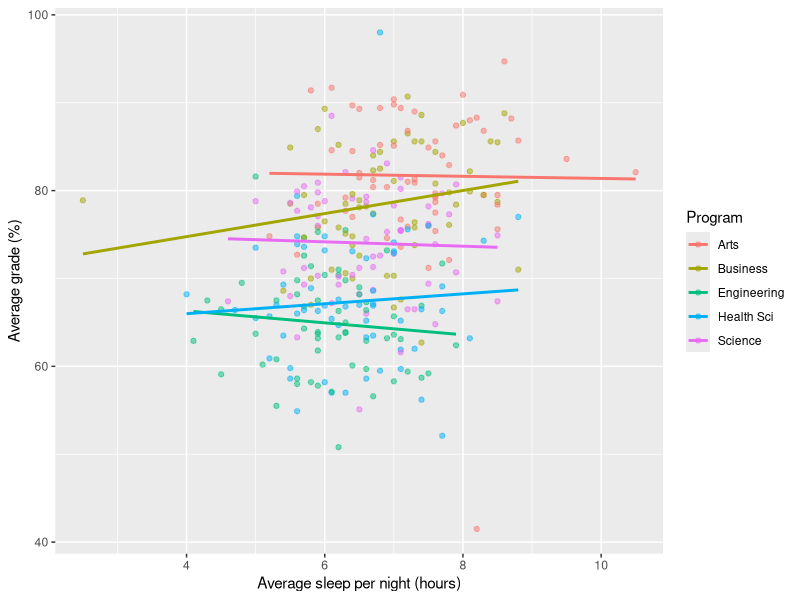
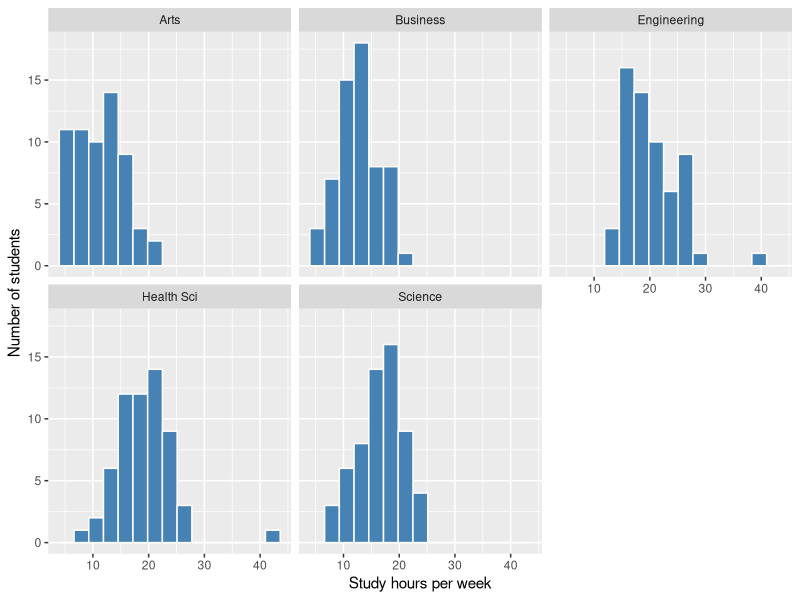

Source code (R) for these figures, in order:
## ---- chunk 1
#| include: false
library(ggplot2)
library(tidyverse)
sleep <- read_csv("data/sleep_survey.csv")
## ---- chunk 2
#| echo: false
ggplot(sleep, aes(x = sleep_hours, y = avg_grade, colour = program)) +
  geom_point(alpha = 0.5) +
  geom_smooth(method = "lm", se = FALSE) +
  labs(x = "Average sleep per night (hours)",
       y = "Average grade (%)",
       colour = "Program")
## ---- chunk 3
#| echo: false
ggplot(sleep, aes(x = study_hours_week)) +
  geom_histogram(bins = 15, fill = "steelblue", colour = "white") +
  facet_wrap(~ program) +
  labs(x = "Study hours per week", y = "Number of students")
